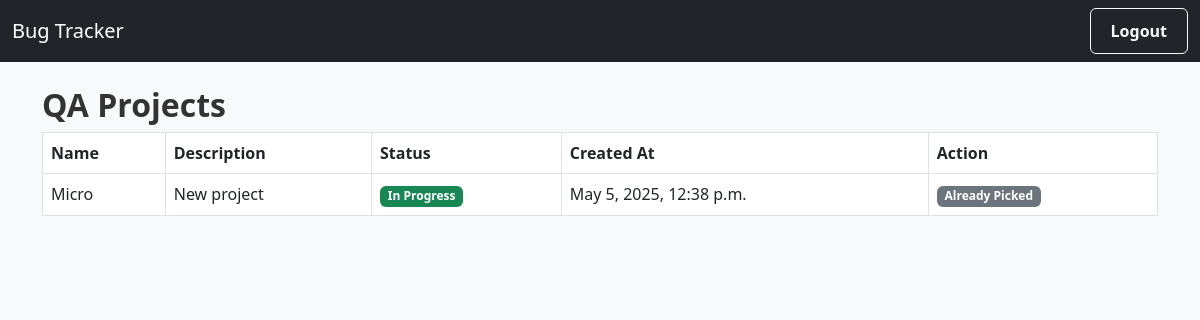
/tracker/qa/projects/ (signed in), run on the app's committed database.
### tracker/models.py (models this page shows, shortened)
class Project(models.Model):
    STATUS_CHOICES = [
        ('open', 'Open'),
        ('in_progress', 'In Progress'),
        ('completed', 'Completed'),
    ]
    name = models.CharField(max_length=200)
    description = models.TextField(blank=True)
    created_by = models.ForeignKey(User, on_delete=models.CASCADE, related_name='created_projects')
    created_at = models.DateTimeField(auto_now_add=True)
    picked_by = models.ForeignKey(User, null=True, blank=True, on_delete=models.SET_NULL, related_name='picked_projects')
    has_issues = models.BooleanField(default=False)
    team = models.ManyToManyField(User, related_name='projects', blank=True)
    status = models.CharField(max_length=20, choices=STATUS_CHOICES, default='open')
    qa_assigned = models.ForeignKey(User, null=True, blank=True, on_delete=models.SET_NULL, related_name='qa_projects')

### tracker/views.py (the view)
# urls.py: path('qa/projects/', views.qa_available_projects, name='qa_available_projects'),  # All available projects QA can pick
@login_required
def qa_available_projects(request):
    projects = Project.objects.filter(status__in=['open', 'in_progress'])
    return render(request, 'tracker/qa_available_projects.html', {'projects': projects})

### tracker/templates/tracker/qa_available_projects.html
{% extends 'tracker/base.html' %}
{% block content %}
<h2>QA Projects</h2>
{% if projects %}
<table class="table table-bordered">
<thead>
    <tr>
        <th>Name</th>
        <th>Description</th>
        <th>Status</th>
        <th>Created At</th>
        <th>Action</th>
    </tr>
</thead>
<tbody>
    {% for project in projects %}
    <tr>
        <td>{{ project.name }}</td>
        <td>{{ project.description }}</td>
        <td>
            <span class="badge
                        {% if project.status == 'open' %}bg-primary
                        {% elif project.status == 'in_progress' %}bg-success
                        {% elif project.status == 'completed' %}bg-danger
                        {% else %}bg-secondary
                        {% endif %}">
                {{ project.get_status_display }}
            </span>
        </td>
        <td>{{ project.created_at }}</td>
        <td>
            {% if not project.qa_assigned %}
            <form action="{% url 'qa_pick_project' project.id %}" method="post" class="d-inline">
                {% csrf_token %}
                <button type="submit" class="btn btn-primary btn-sm">Pick Project</button>
            </form>
            {% else %}
            <span class="badge bg-secondary">Already Picked</span>
            {% endif %}
        </td>
    </tr>
    {% endfor %}
</tbody>
</table>
{% else %}
<p>No projects have been assigned to you for QA.</p>
{% endif %}
{% endblock %}

### tracker/static/tracker/styles.css (style rules this page uses)
body { background-color: #f8f9fa; }
h1, h2 { color: #333; font-weight: 600; }

### data on the page
Project: name "Micro", description "New project", status "In Progress", created_at "May 5, 2025, 12:38 p.m.", shows "Already Picked"
